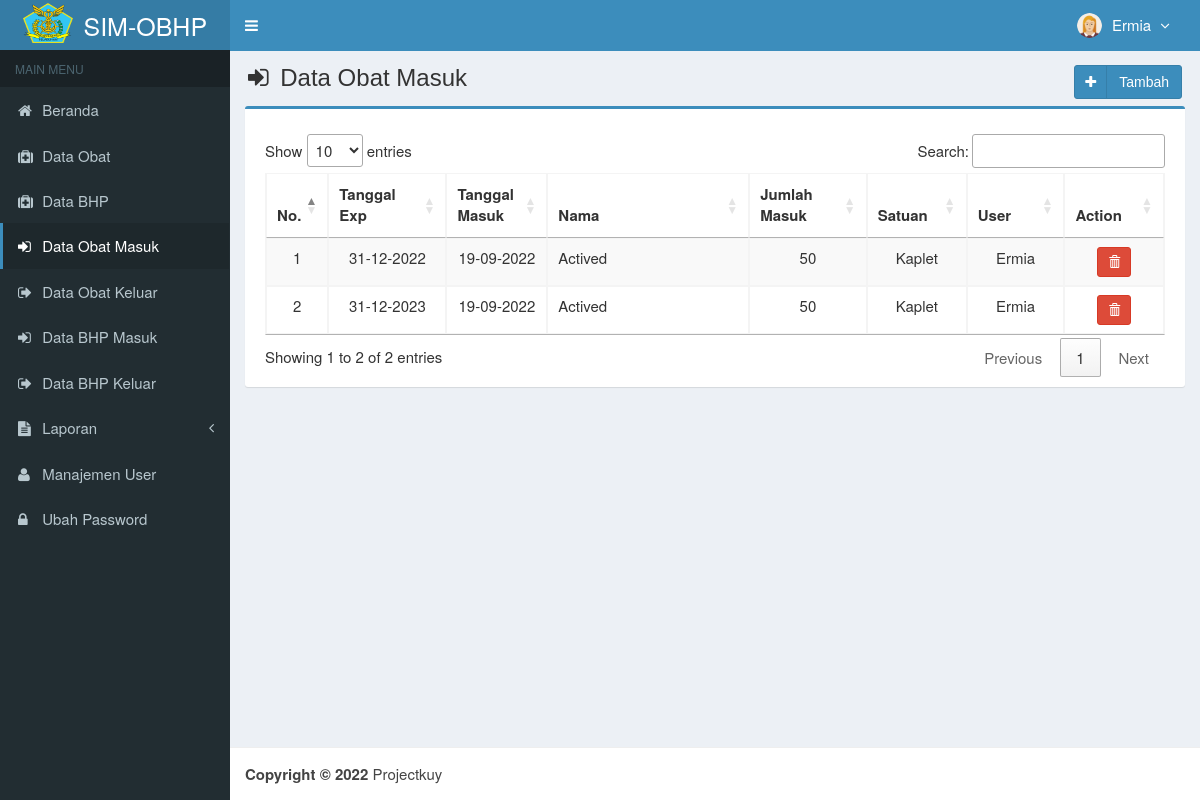
Before: /main.php?module=obat_masuk (signed in) with the older database file.
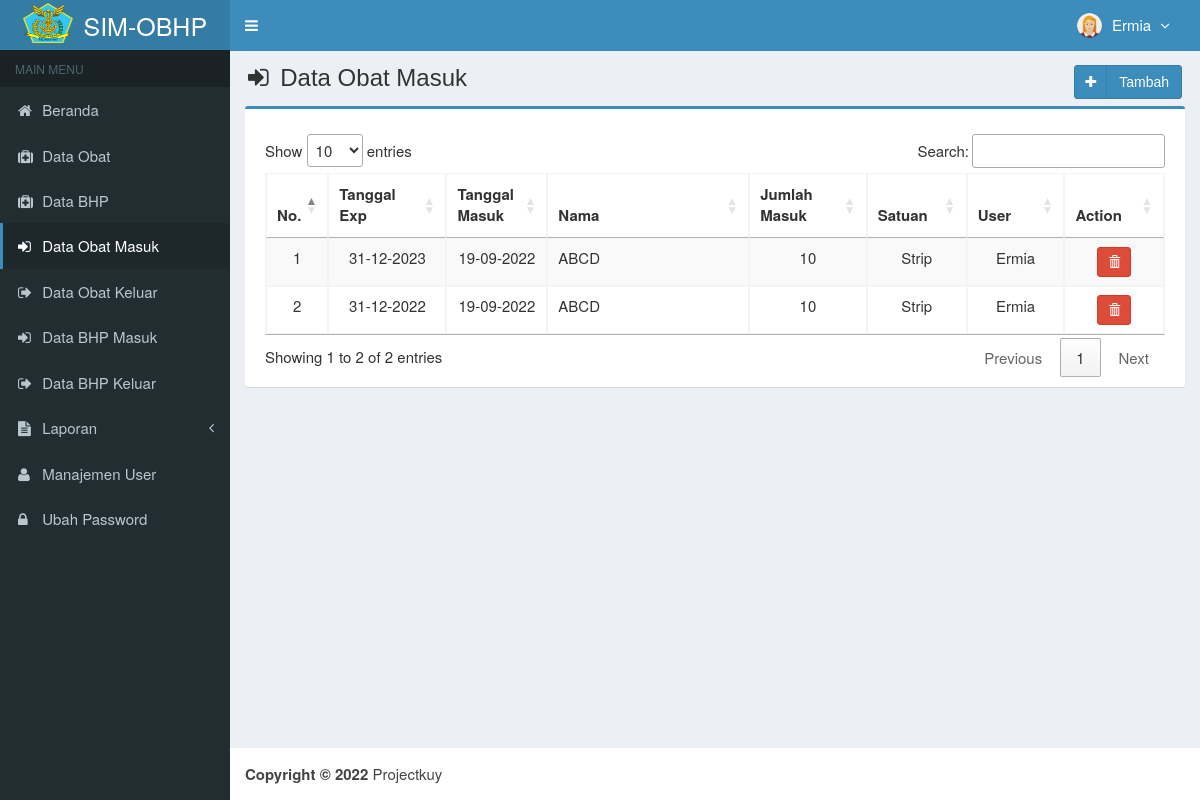
After: the same page with the newer database file.
### tables this page shows
CREATE TABLE `is_obat_masuk` (
  `id` int(2) NOT NULL,
  `tanggal_exp` date NOT NULL,
  `tanggal_masuk` date NOT NULL,
  `kode_obat` varchar(7) NOT NULL,
  `jumlah_masuk` int(11) NOT NULL,
  `created_user` int(3) NOT NULL,
  `created_date` timestamp NOT NULL DEFAULT CURRENT_TIMESTAMP ON UPDATE CURRENT_TIMESTAMP
);

CREATE TABLE `is_obat` (
  `kode_obat` varchar(7) NOT NULL,
  `nama_obat` varchar(50) NOT NULL,
  `golongan_obat` varchar(25) NOT NULL,
  `satuan` varchar(20) NOT NULL,
  `stok` int(11) DEFAULT NULL,
  `created_user` int(3) NOT NULL,
  `created_date` timestamp NOT NULL DEFAULT CURRENT_TIMESTAMP,
  `updated_user` int(3) NOT NULL,
  `updated_date` timestamp NOT NULL DEFAULT CURRENT_TIMESTAMP ON UPDATE CURRENT_TIMESTAMP
);

CREATE TABLE `is_users` (
  `id_user` int(3) NOT NULL,
  `username` varchar(50) NOT NULL,
  `nama_user` varchar(50) NOT NULL,
  `password` varchar(50) NOT NULL,
  `email` varchar(50) DEFAULT NULL,
  `telepon` varchar(13) DEFAULT NULL,
  `foto` varchar(100) DEFAULT NULL,
  `hak_akses` enum('Super Admin','Manajer','Gudang') NOT NULL,
  `status` enum('aktif','blokir') NOT NULL DEFAULT 'aktif',
  `created_at` timestamp NOT NULL DEFAULT CURRENT_TIMESTAMP,
  `updated_at` timestamp NOT NULL DEFAULT CURRENT_TIMESTAMP ON UPDATE CURRENT_TIMESTAMP
);

### modules/obat-masuk/view.php (the view, shortened to what this page needs)
<section class="content-header">
    <h1>
        <i class="fa fa-sign-in icon-title"></i> Data Obat Masuk
        <a class="btn btn-primary btn-social pull-right" href="?module=form_obat_masuk&form=add" title="Tambah Data"
            data-toggle="tooltip">
            <i class="fa fa-plus"></i> Tambah
        </a>
    </h1>
</section>
<section class="content">
    <div class="row">
        <div class="col-md-12">
            <div class="box box-primary">
                <div class="box-body">
                    <table id="dataTables1" class="table table-bordered table-striped table-hover">
                        <thead>
                            <tr>
                                <th class="center">No.</th>
                                <th class="center">Tanggal Exp</th>
                                <th class="center">Tanggal Masuk</th>
                                <th class="center">Nama</th>
                                <th class="center">Jumlah Masuk</th>
                                <th class="center">Satuan</th>
                                <th class="center">User</th>
                                <th class="center">Action</th>
                            </tr>
                        </thead>
                        <tbody>
                            <?php
                            $no = 1;
                            $query = mysqli_query($mysqli, "SELECT a.id, a.tanggal_exp, a.tanggal_masuk,a.kode_obat,a.jumlah_masuk,b.kode_obat,b.nama_obat,b.satuan,c.nama_user
                                            FROM is_obat_masuk as a JOIN is_obat as b ON a.kode_obat=b.kode_obat
                                            JOIN is_users as c ON c.id_user = a.created_user ORDER BY id DESC")
                                or die('Ada kesalahan pada query tampil Data Obat Masuk: ' . mysqli_error($mysqli));
                            while ($data = mysqli_fetch_assoc($query)) {
                                $tanggal         = $data['tanggal_masuk'];
                                $exp             = explode('-', $tanggal);
                                $tanggal_masuk   = $exp[2] . "-" . $exp[1] . "-" . $exp[0];
                                $tanggal         = $data['tanggal_exp'];
                                $exp             = explode('-', $tanggal);
                                $tanggal_exp   = $exp[2] . "-" . $exp[1] . "-" . $exp[0];
                                echo "<tr>
                      <td width='30' class='center'>$no</td>
                      <td width='100' class='center'>$tanggal_exp</td>
                      <td width='80' class='center'>$tanggal_masuk</td>
                      <td width='200'>$data[nama_obat]</td>
                      <td width='100' align='center'>$data[jumlah_masuk]</td>
                      <td width='80' class='center'>$data[satuan]</td>
                      <td width='80' class='center'>$data[nama_user]</td>
                      <td class='center' width='80'>
                        <div>
                        ";
                            ?>
                            <a data-toggle="tooltip" data-placement="top" title="Hapus" class="btn btn-danger btn-sm"
                                href="modules/obat-masuk/proses.php?act=delete&id=<?php echo $data['id']; ?>"
                                onclick="return confirm('Anda yakin ingin menghapus obat <?php echo $data['nama_obat']; ?> ?');">
                                <i style="color:#fff" class="glyphicon glyphicon-trash"></i>
                            </a>
                            <?php
                                echo "    </div>
                      </td>
                    </tr>";
                                $no++;
                            }
                            ?>
                        </tbody>
                    </table>
                </div>
            </div>
        </div>
    </div>
</section><!-- /.content

Changed rows visible on the page:
removed is_obat_masuk: tanggal_exp "31-12-2022", tanggal_masuk "19-09-2022", kode_obat.nama_obat "Actived", jumlah_masuk "50", kode_obat.satuan "Kaplet", created_user.nama_user "Ermia"
removed is_obat_masuk: tanggal_exp "31-12-2023", tanggal_masuk "19-09-2022", kode_obat.nama_obat "Actived", jumlah_masuk "50", kode_obat.satuan "Kaplet", created_user.nama_user "Ermia"
added is_obat_masuk: tanggal_exp "31-12-2023", tanggal_masuk "19-09-2022", kode_obat.nama_obat "ABCD", jumlah_masuk "10", kode_obat.satuan "Strip", created_user.nama_user "Ermia"
added is_obat_masuk: tanggal_exp "31-12-2022", tanggal_masuk "19-09-2022", kode_obat.nama_obat "ABCD", jumlah_masuk "10", kode_obat.satuan "Strip", created_user.nama_user "Ermia"
